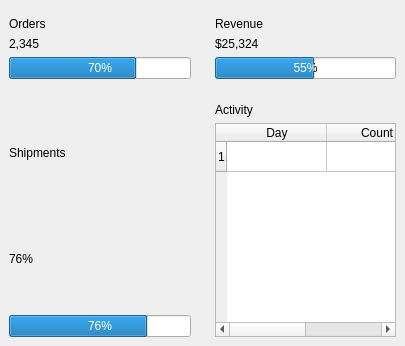
<?xml version="1.0" encoding="UTF-8"?>
<ui version="4.0">
 <class>DashboardPage</class>
 <widget class="QWidget" name="DashboardPage">
  <property name="geometry">
   <rect>
    <x>0</x>
    <y>0</y>
    <width>405</width>
    <height>346</height>
   </rect>
  </property>
  <layout class="QVBoxLayout" name="root" stretch="0,1">
   <property name="leftMargin">
    <number>0</number>
   </property>
   <property name="topMargin">
    <number>8</number>
   </property>
   <property name="rightMargin">
    <number>0</number>
   </property>
   <property name="bottomMargin">
    <number>0</number>
   </property>
   <item>
    <layout class="QHBoxLayout" name="row1" stretch="1,1">
     <item>
      <widget class="QFrame" name="Card1">
       <layout class="QVBoxLayout" name="c1">
        <item>
         <widget class="QLabel" name="CardTitle1">
          <property name="text">
           <string>Orders</string>
          </property>
         </widget>
        </item>
        <item>
         <widget class="QLabel" name="CardNumber1">
          <property name="text">
           <string>2,345</string>
          </property>
         </widget>
        </item>
        <item>
         <widget class="QProgressBar" name="barOrders">
          <property name="value">
           <number>70</number>
          </property>
         </widget>
        </item>
       </layout>
      </widget>
     </item>
     <item>
      <widget class="QFrame" name="Card2">
       <layout class="QVBoxLayout" name="c2">
        <item>
         <widget class="QLabel" name="CardTitle2">
          <property name="text">
           <string>Revenue</string>
          </property>
         </widget>
        </item>
        <item>
         <widget class="QLabel" name="CardNumber2">
          <property name="text">
           <string>$25,324</string>
          </property>
         </widget>
        </item>
        <item>
         <widget class="QProgressBar" name="barRevenue">
          <property name="value">
           <number>55</number>
          </property>
         </widget>
        </item>
       </layout>
      </widget>
     </item>
    </layout>
   </item>
   <item>
    <layout class="QHBoxLayout" name="row2" stretch="1,1">
     <item>
      <widget class="QFrame" name="Card3">
       <layout class="QVBoxLayout" name="c3">
        <item>
         <widget class="QLabel" name="CardTitle3">
          <property name="text">
           <string>Shipments</string>
          </property>
         </widget>
        </item>
        <item>
         <widget class="QLabel" name="CardNumber3">
          <property name="text">
           <string>76%</string>
          </property>
         </widget>
        </item>
        <item>
         <widget class="QProgressBar" name="barShip">
          <property name="value">
           <number>76</number>
          </property>
         </widget>
        </item>
       </layout>
      </widget>
     </item>
     <item>
      <widget class="QFrame" name="Card">
       <layout class="QVBoxLayout" name="c4">
        <item>
         <widget class="QLabel" name="CardTitle">
          <property name="text">
           <string>Activity</string>
          </property>
         </widget>
        </item>
        <item>
         <widget class="QTableWidget" name="tableActivity">
          <row/>
          <column>
           <property name="text">
            <string>Day</string>
           </property>
          </column>
          <column>
           <property name="text">
            <string>Count</string>
           </property>
          </column>
         </widget>
        </item>
       </layout>
      </widget>
     </item>
    </layout>
   </item>
  </layout>
 </widget>
 <resources/>
 <connections/>
</ui>
